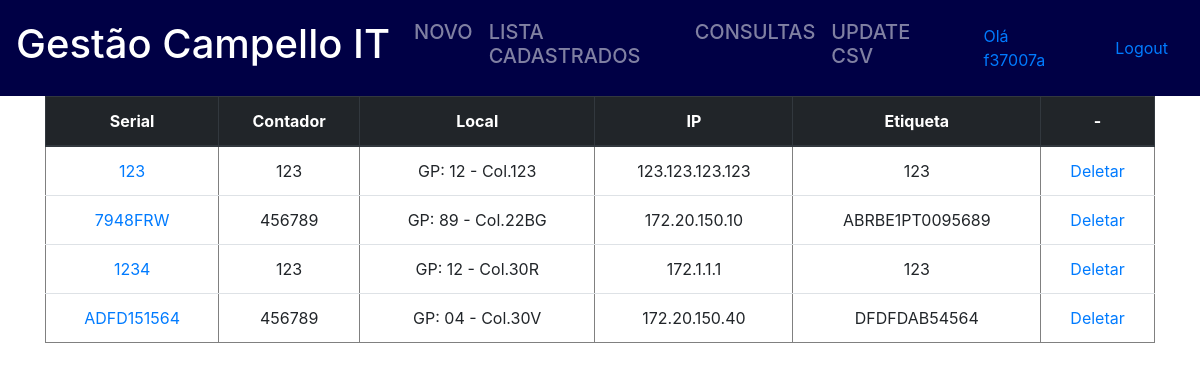
Page /printers/lista/ (signed in) on the earlier database version.
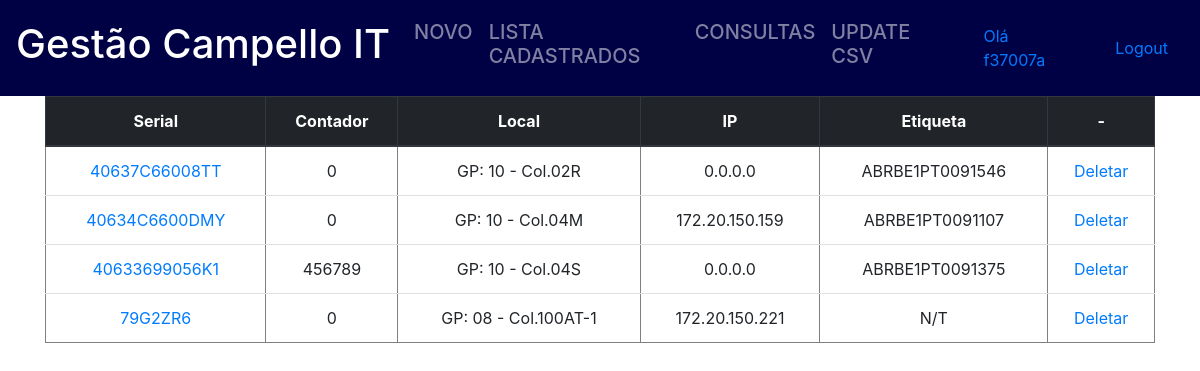
Same page on the later database version.
### impressora/models.py (models this page shows, shortened)
class Printer(models.Model):
    serial = models.CharField(max_length=20, primary_key=True)
    ip = models.GenericIPAddressField()
    modelo = models.CharField(max_length=8)
    contador = models.IntegerField()
    etiqueta = models.CharField(max_length=15)
    galpao = models.CharField(max_length=2)
    coluna = models.CharField(max_length=20)
    status = models.CharField(max_length=30)

### impressora/views.py (the view)
# urls.py: path('lista/', consultaPrinter, name='consultaPrinter'),
@login_required
def consultaPrinter(request):#pega todos as impressoras listadas no banco de dados.
    printer = Printer.objects.all().order_by('coluna')
    return render(request, 'printer_list.html', {'printer': printer})

### impressora/templates/printer_list.html (shortened to what this page needs)
{% extends 'base.html' %}
{% block content %}
    <table border="1" class="table">
        <thead class="thead-dark">
        <th>Serial</th><th>Contador</th><th>Local</th><th>IP</th><th>Etiqueta</th><th>-</th>
            {% for printer in printer %}
            <tr>
                <td><a href="{% url 'atualizar' printer.serial %}">{{ printer.serial }}</a></td></td>
                <td>{{ printer.contador }}</td>
                <td >GP: {{ printer.galpao }} - Col.{{ printer.coluna }}</td>
                <td>{{ printer.ip }}</td>
                <td>{{ printer.etiqueta }}</td>
                <td><a href="{% url 'deletar' printer.serial %}">Deletar</a></td>
            </tr>
        </thead>
            {% endfor %}
    </table>
{% endblock content %}

Differences in the rows shown:
removed Printer: serial "123", contador "123", galpao "12", coluna "123", ip "123.123.123.123", etiqueta "123"
removed Printer: serial "7948FRW", contador "456789", galpao "89", coluna "22BG", ip "172.20.150.10", etiqueta "ABRBE1PT0095689"
removed Printer: serial "1234", contador "123", galpao "12", coluna "30R", ip "172.1.1.1", etiqueta "123"
removed Printer: serial "ADFD151564", contador "456789", galpao "04", coluna "30V", ip "172.20.150.40", etiqueta "DFDFDAB54564"
added Printer: serial "40637C66008TT", contador "0", galpao "10", coluna "02R", ip "0.0.0.0", etiqueta "ABRBE1PT0091546"
added Printer: serial "40634C6600DMY", contador "0", galpao "10", coluna "04M", ip "172.20.150.159", etiqueta "ABRBE1PT0091107"
added Printer: serial "40633699056K1", contador "456789", galpao "10", coluna "04S", ip "0.0.0.0", etiqueta "ABRBE1PT0091375"
added Printer: serial "79G2ZR6", contador "0", galpao "08", coluna "100AT-1", ip "172.20.150.221", etiqueta "N/T"
